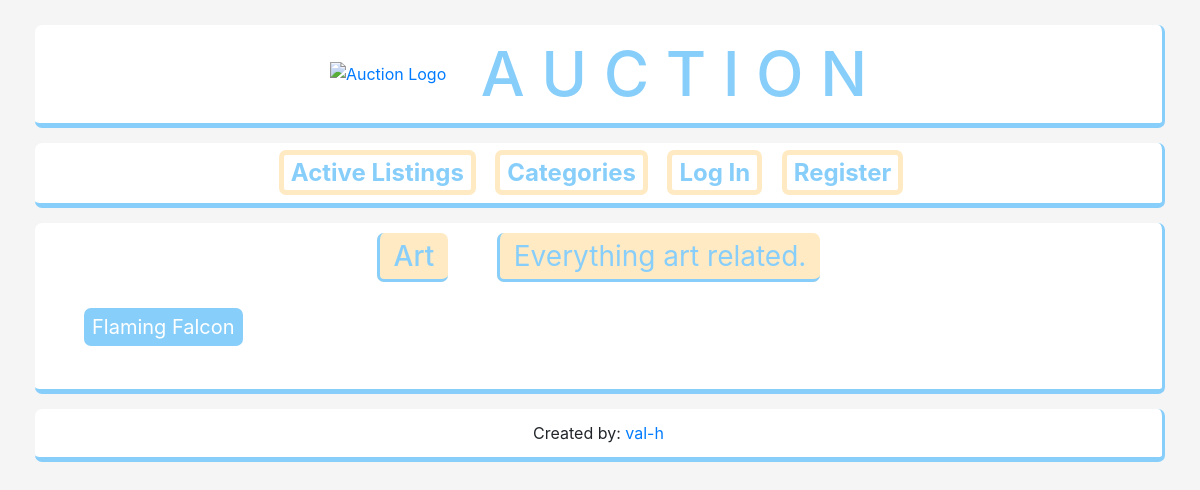
The app's page /categories/2, older data.
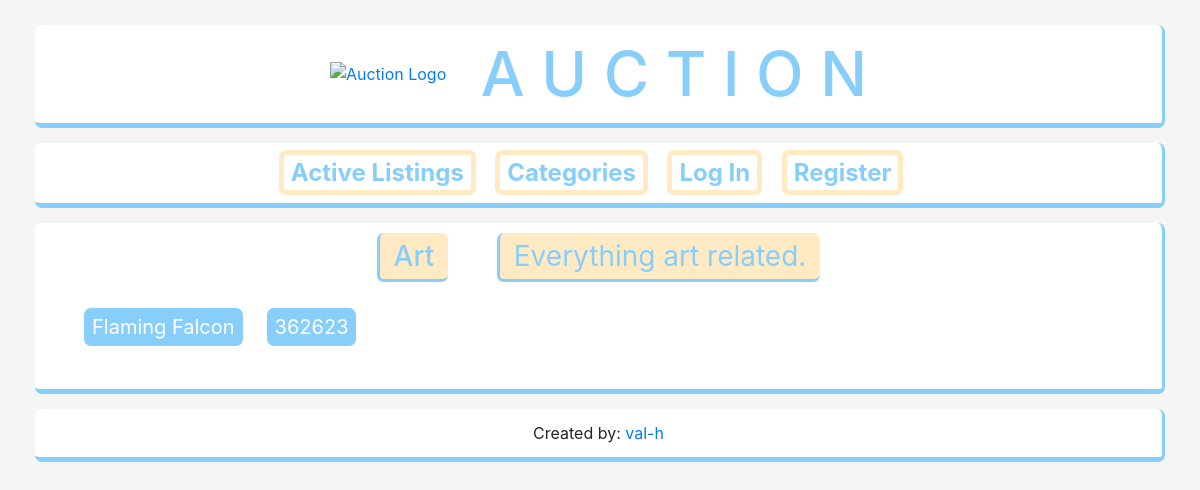
The same page, newer data.
### auctions/models.py (models this page shows, shortened)
class Listing(models.Model):
    title = models.CharField(max_length=80)
    description = models.TextField()
    owner = models.ForeignKey(User, on_delete=models.CASCADE, related_name="listings")
    date = models.DateTimeField(auto_now_add=True)
    start_price = models.DecimalField(max_digits=12, decimal_places=2)
    current_price = models.DecimalField(max_digits=12, decimal_places=2)
    active = models.BooleanField(default=True)
    winner = models.ForeignKey(User, blank=True, null=True, on_delete=models.CASCADE, related_name="auctions_won")
    image = models.ImageField(upload_to="images/", blank=True)
    category = models.ForeignKey(Category, on_delete=models.PROTECT, blank=True, related_name="listings")

### auctions/views.py (the view)
# urls.py: path("categories/<int:category_id>", views.category_view, name='category'),
def category_view(request, category_id):
    category = Category.objects.get(id=category_id)
    return render(request, 'auctions/category.html', {
        'category': category,
        'listings': category.listings.all(),
    })

### auctions/templates/auctions/category.html (shortened to what this page needs)
{% extends 'auctions/layout.html' %}
{% block body %}
    <div id="category-wrapper">
        <h2 id="category-title">{{ category.title }}</h2>
        <p id="category-description">{{ category.description }}</p>
        <div id="category-flex-container">
            {% for listing in listings %}
                <a class="category-item" href="{% url 'auctions:listing' listing.id %}">{{ listing.title }}</a>
            {% empty %}
                No listings available for this category.
            {% endfor %}
        </div>
    </div>
{% endblock %}

Row changes from the older to the newer data that the page shows:
added Listing: title "362623"
